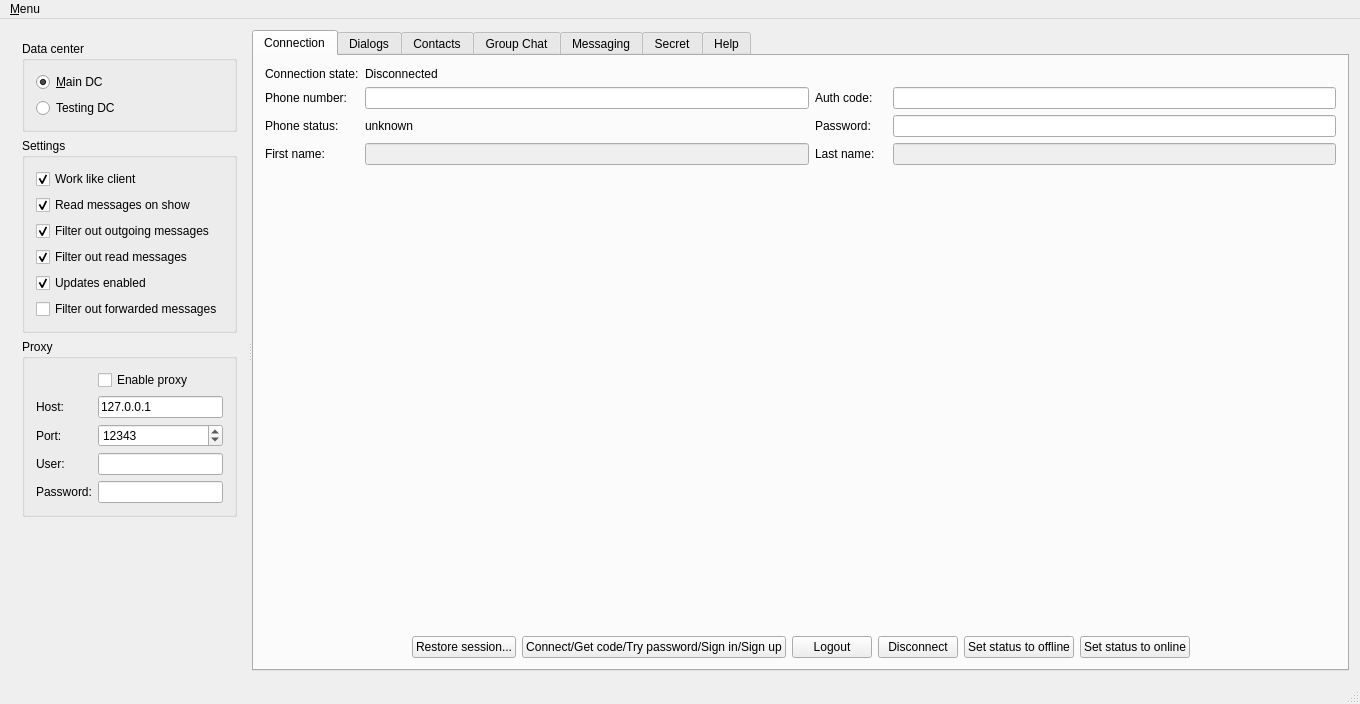
<?xml version="1.0" encoding="UTF-8"?>
<ui version="4.0">
 <class>MainWindow</class>
 <widget class="QMainWindow" name="MainWindow">
  <property name="geometry">
   <rect>
    <x>0</x>
    <y>0</y>
    <width>1360</width>
    <height>704</height>
   </rect>
  </property>
  <property name="windowTitle">
   <string>TelegramQt Test Application</string>
  </property>
  <widget class="QWidget" name="centralWidget">
   <layout class="QVBoxLayout" name="verticalLayout">
    <item>
     <widget class="QSplitter" name="mainSplitter">
      <property name="orientation">
       <enum>Qt::Horizontal</enum>
      </property>
      <widget class="QWidget" name="layoutWidget1">
       <layout class="QVBoxLayout" name="leftPanel">
        <item>
         <widget class="QGroupBox" name="groupBox">
          <property name="title">
           <string>Data center</string>
          </property>
          <layout class="QGridLayout" name="gridLayout">
           <item row="1" column="0">
            <widget class="QRadioButton" name="mainDcRadio">
             <property name="text">
              <string>&amp;Main DC</string>
             </property>
             <property name="checked">
              <bool>true</bool>
             </property>
            </widget>
           </item>
           <item row="2" column="0">
            <widget class="QRadioButton" name="testingDcRadio">
             <property name="text">
              <string>Testing DC</string>
             </property>
             <property name="checked">
              <bool>false</bool>
             </property>
            </widget>
           </item>
          </layout>
         </widget>
        </item>
        <item>
         <widget class="QGroupBox" name="groupBox_2">
          <property name="title">
           <string>Settings</string>
          </property>
          <layout class="QGridLayout" name="gridLayout_8">
           <item row="2" column="0">
            <widget class="QCheckBox" name="settingsReceivingFilterOutMessages">
             <property name="text">
              <string>Filter out outgoing messages</string>
             </property>
             <property name="checked">
              <bool>true</bool>
             </property>
            </widget>
           </item>
           <item row="0" column="0">
            <widget class="QCheckBox" name="workLikeClient">
             <property name="toolTip">
              <string>Set checked to enable client behavior. E.g. set online status on connection and set offline status on app quit.</string>
             </property>
             <property name="text">
              <string>Work like client</string>
             </property>
             <property name="checked">
              <bool>true</bool>
             </property>
            </widget>
           </item>
           <item row="3" column="0">
            <widget class="QCheckBox" name="settingsReceivingFilterReadMessages">
             <property name="text">
              <string>Filter out read messages</string>
             </property>
             <property name="checked">
              <bool>true</bool>
             </property>
            </widget>
           </item>
           <item row="5" column="0">
            <widget class="QCheckBox" name="settingsReceivingFilterForwardedMessages">
             <property name="text">
              <string>Filter out forwarded messages</string>
             </property>
            </widget>
           </item>
           <item row="1" column="0">
            <widget class="QCheckBox" name="settingsReadMessages">
             <property name="text">
              <string>Read messages on show</string>
             </property>
             <property name="checked">
              <bool>true</bool>
             </property>
            </widget>
           </item>
           <item row="4" column="0">
            <widget class="QCheckBox" name="settingsUpdatesEnabled">
             <property name="text">
              <string>Updates enabled</string>
             </property>
             <property name="checked">
              <bool>true</bool>
             </property>
            </widget>
           </item>
          </layout>
         </widget>
        </item>
        <item>
         <widget class="QGroupBox" name="groupBox_3">
          <property name="title">
           <string>Proxy</string>
          </property>
          <layout class="QFormLayout" name="formLayout">
           <item row="1" column="0">
            <widget class="QLabel" name="label_7">
             <property name="text">
              <string>Host:</string>
             </property>
            </widget>
           </item>
           <item row="1" column="1">
            <widget class="QLineEdit" name="settingsProxyHost">
             <property name="text">
              <string>127.0.0.1</string>
             </property>
            </widget>
           </item>
           <item row="2" column="0">
            <widget class="QLabel" name="label_8">
             <property name="text">
              <string>Port:</string>
             </property>
            </widget>
           </item>
           <item row="2" column="1">
            <widget class="QSpinBox" name="settingsProxyPort">
             <property name="maximum">
              <number>65535</number>
             </property>
             <property name="value">
              <number>12343</number>
             </property>
            </widget>
           </item>
           <item row="0" column="1">
            <widget class="QCheckBox" name="settingsProxyEnable">
             <property name="text">
              <string>Enable proxy</string>
             </property>
            </widget>
           </item>
           <item row="3" column="0">
            <widget class="QLabel" name="label_9">
             <property name="text">
              <string>User:</string>
             </property>
            </widget>
           </item>
           <item row="3" column="1">
            <widget class="QLineEdit" name="settingsProxyUser"/>
           </item>
           <item row="4" column="0">
            <widget class="QLabel" name="label_18">
             <property name="text">
              <string>Password:</string>
             </property>
            </widget>
           </item>
           <item row="4" column="1">
            <widget class="QLineEdit" name="settingsProxyPassword">
             <property name="echoMode">
              <enum>QLineEdit::Password</enum>
             </property>
            </widget>
           </item>
          </layout>
         </widget>
        </item>
        <item>
         <spacer name="verticalSpacer_2">
          <property name="orientation">
           <enum>Qt::Vertical</enum>
          </property>
          <property name="sizeHint" stdset="0">
           <size>
            <width>20</width>
            <height>20</height>
           </size>
          </property>
         </spacer>
        </item>
       </layout>
      </widget>
      <widget class="QTabWidget" name="tabWidget">
       <property name="currentIndex">
        <number>0</number>
       </property>
       <widget class="QWidget" name="tabMain">
        <attribute name="title">
         <string>Connection</string>
        </attribute>
        <layout class="QGridLayout" name="gridLayout_6" rowstretch="0,0,0,0,0,0">
         <item row="3" column="5">
          <widget class="QLineEdit" name="lastName">
           <property name="enabled">
            <bool>false</bool>
           </property>
          </widget>
         </item>
         <item row="0" column="0">
          <widget class="QLabel" name="label">
           <property name="text">
            <string>Connection state:</string>
           </property>
          </widget>
         </item>
         <item row="1" column="1">
          <widget class="QLineEdit" name="phoneNumber"/>
         </item>
         <item row="1" column="5">
          <widget class="QLineEdit" name="confirmationCode">
           <property name="echoMode">
            <enum>QLineEdit::Password</enum>
           </property>
          </widget>
         </item>
         <item row="1" column="0">
          <widget class="QLabel" name="label_2">
           <property name="text">
            <string>Phone number:</string>
           </property>
          </widget>
         </item>
         <item row="3" column="1">
          <widget class="QLineEdit" name="firstName">
           <property name="enabled">
            <bool>false</bool>
           </property>
          </widget>
         </item>
         <item row="2" column="0">
          <widget class="QLabel" name="label_4">
           <property name="text">
            <string>Phone status:</string>
           </property>
          </widget>
         </item>
         <item row="3" column="2">
          <widget class="QLabel" name="lastNameLabel">
           <property name="enabled">
            <bool>true</bool>
           </property>
           <property name="text">
            <string>Last name:</string>
           </property>
          </widget>
         </item>
         <item row="5" column="0" colspan="6">
          <layout class="QHBoxLayout" name="horizontalLayout">
           <item>
            <spacer name="horizontalSpacer_3">
             <property name="orientation">
              <enum>Qt::Horizontal</enum>
             </property>
             <property name="sizeHint" stdset="0">
              <size>
               <width>40</width>
               <height>20</height>
              </size>
             </property>
            </spacer>
           </item>
           <item>
            <widget class="QPushButton" name="restoreSession">
             <property name="text">
              <string>Restore session...</string>
             </property>
            </widget>
           </item>
           <item>
            <widget class="QPushButton" name="connectionStepButton">
             <property name="text">
              <string>Connect/Get code/Try password/Sign in/Sign up</string>
             </property>
            </widget>
           </item>
           <item>
            <widget class="QPushButton" name="logoutButton">
             <property name="toolTip">
              <string>Destroy the session</string>
             </property>
             <property name="text">
              <string>Logout</string>
             </property>
            </widget>
           </item>
           <item>
            <widget class="QPushButton" name="disconnectButton">
             <property name="text">
              <string>Disconnect</string>
             </property>
            </widget>
           </item>
           <item>
            <widget class="QPushButton" name="setStatusOffline">
             <property name="toolTip">
              <string>Set visible status to offline. Actual connection status will not be changed.</string>
             </property>
             <property name="text">
              <string>Set status to offline</string>
             </property>
            </widget>
           </item>
           <item>
            <widget class="QPushButton" name="setStatusOnline">
             <property name="toolTip">
              <string>Set visible status to online. Actual connection status will not be changed.</string>
             </property>
             <property name="text">
              <string>Set status to online</string>
             </property>
            </widget>
           </item>
           <item>
            <spacer name="horizontalSpacer_2">
             <property name="orientation">
              <enum>Qt::Horizontal</enum>
             </property>
             <property name="sizeHint" stdset="0">
              <size>
               <width>40</width>
               <height>20</height>
              </size>
             </property>
            </spacer>
           </item>
          </layout>
         </item>
         <item row="1" column="2">
          <widget class="QLabel" name="label_5">
           <property name="text">
            <string>Auth code:</string>
           </property>
          </widget>
         </item>
         <item row="0" column="1">
          <widget class="QLabel" name="connectionState">
           <property name="text">
            <string>Disconnected</string>
           </property>
          </widget>
         </item>
         <item row="4" column="1">
          <spacer name="verticalSpacer_3">
           <property name="orientation">
            <enum>Qt::Vertical</enum>
           </property>
           <property name="sizeHint" stdset="0">
            <size>
             <width>20</width>
             <height>20</height>
            </size>
           </property>
          </spacer>
         </item>
         <item row="3" column="0">
          <widget class="QLabel" name="firstNameLabel">
           <property name="enabled">
            <bool>true</bool>
           </property>
           <property name="text">
            <string>First name:</string>
           </property>
          </widget>
         </item>
         <item row="2" column="1">
          <widget class="QLabel" name="phoneStatus">
           <property name="text">
            <string>unknown</string>
           </property>
          </widget>
         </item>
         <item row="2" column="2">
          <widget class="QLabel" name="passwordLabel">
           <property name="text">
            <string>Password:</string>
           </property>
          </widget>
         </item>
         <item row="2" column="5">
          <widget class="QLineEdit" name="password">
           <property name="echoMode">
            <enum>QLineEdit::Password</enum>
           </property>
          </widget>
         </item>
        </layout>
       </widget>
       <widget class="QWidget" name="tabDialogs">
        <attribute name="title">
         <string>Dialogs</string>
        </attribute>
        <layout class="QGridLayout" name="gridLayout_13">
         <item row="0" column="0">
          <widget class="QTableView" name="dialogList">
           <attribute name="verticalHeaderDefaultSectionSize">
            <number>64</number>
           </attribute>
          </widget>
         </item>
        </layout>
       </widget>
       <widget class="QWidget" name="tabContacts">
        <attribute name="title">
         <string>Contacts</string>
        </attribute>
        <layout class="QGridLayout" name="gridLayout_9">
         <item row="0" column="0">
          <widget class="QSplitter" name="contactsSplitter">
           <property name="orientation">
            <enum>Qt::Vertical</enum>
           </property>
           <widget class="QTableView" name="contactListTable">
            <attribute name="verticalHeaderDefaultSectionSize">
             <number>64</number>
            </attribute>
           </widget>
           <widget class="QTableView" name="contactSearchResult">
            <property name="contextMenuPolicy">
             <enum>Qt::CustomContextMenu</enum>
            </property>
            <attribute name="verticalHeaderDefaultSectionSize">
             <number>64</number>
            </attribute>
           </widget>
          </widget>
         </item>
         <item row="1" column="0">
          <layout class="QHBoxLayout" name="horizontalLayout_2">
           <item>
            <widget class="QLabel" name="label_3">
             <property name="text">
              <string>Contact:</string>
             </property>
            </widget>
           </item>
           <item>
            <widget class="QLineEdit" name="currentContact"/>
           </item>
           <item>
            <widget class="QPushButton" name="findContact">
             <property name="text">
              <string>Find contact</string>
             </property>
            </widget>
           </item>
           <item>
            <widget class="QPushButton" name="addContact">
             <property name="text">
              <string>Add contact</string>
             </property>
            </widget>
           </item>
           <item>
            <widget class="QPushButton" name="deleteContact">
             <property name="text">
              <string>Delete contact</string>
             </property>
            </widget>
           </item>
           <item>
            <widget class="QPushButton" name="blockContact">
             <property name="text">
              <string>Block contact</string>
             </property>
            </widget>
           </item>
           <item>
            <widget class="QPushButton" name="unblockContact">
             <property name="text">
              <string>Unblock contact</string>
             </property>
            </widget>
           </item>
          </layout>
         </item>
        </layout>
       </widget>
       <widget class="QWidget" name="tabChats">
        <attribute name="title">
         <string>Group Chat</string>
        </attribute>
        <layout class="QGridLayout" name="gridLayout_7">
         <item row="0" column="1">
          <widget class="QLineEdit" name="groupChatName"/>
         </item>
         <item row="1" column="0" colspan="2">
          <widget class="QSplitter" name="groupChatSplitter">
           <property name="orientation">
            <enum>Qt::Horizontal</enum>
           </property>
           <widget class="QWidget" name="layoutWidget2">
            <layout class="QGridLayout" name="groupChatMessagingGrid">
             <item row="0" column="0">
              <widget class="QTableView" name="groupChatMessagingView">
               <property name="verticalScrollMode">
                <enum>QAbstractItemView::ScrollPerPixel</enum>
               </property>
               <property name="horizontalScrollMode">
                <enum>QAbstractItemView::ScrollPerPixel</enum>
               </property>
              </widget>
             </item>
             <item row="1" column="0">
              <layout class="QGridLayout" name="gridLayout_14">
               <item row="0" column="5">
                <widget class="QPushButton" name="groupChatGetHistoryRequest">
                 <property name="text">
                  <string>Request</string>
                 </property>
                </widget>
               </item>
               <item row="1" column="1" colspan="4">
                <widget class="QLineEdit" name="groupChatMessage"/>
               </item>
               <item row="1" column="0">
                <widget class="QLabel" name="label_13">
                 <property name="text">
                  <string>Message:</string>
                 </property>
                </widget>
               </item>
               <item row="0" column="1">
                <widget class="QLabel" name="label_28">
                 <property name="text">
                  <string>Messages:</string>
                 </property>
                </widget>
               </item>
               <item row="0" column="4">
                <widget class="QSpinBox" name="groupChatGetHistoryOffset">
                 <property name="maximum">
                  <number>10000</number>
                 </property>
                </widget>
               </item>
               <item row="0" column="0">
                <widget class="QLabel" name="label_25">
                 <property name="text">
                  <string>&lt;b&gt;Get history:&lt;/b&gt;</string>
                 </property>
                </widget>
               </item>
               <item row="0" column="2">
                <widget class="QSpinBox" name="groupChatGetHistoryLimit">
                 <property name="maximum">
                  <number>10000</number>
                 </property>
                 <property name="value">
                  <number>30</number>
                 </property>
                </widget>
               </item>
               <item row="0" column="3">
                <widget class="QLabel" name="label_26">
                 <property name="text">
                  <string>Offset:</string>
                 </property>
                </widget>
               </item>
               <item row="1" column="5">
                <widget class="QPushButton" name="groupChatSendButton">
                 <property name="text">
                  <string>Send</string>
                 </property>
                </widget>
               </item>
               <item row="1" column="6">
                <widget class="QPushButton" name="groupChatAttachButton">
                 <property name="text">
                  <string>Attach</string>
                 </property>
                </widget>
               </item>
              </layout>
             </item>
            </layout>
           </widget>
           <widget class="QWidget" name="layoutWidget3">
            <layout class="QGridLayout" name="groupChatContactsGrid">
             <item row="2" column="1">
              <widget class="QLineEdit" name="groupChatContactPhone"/>
             </item>
             <item row="1" column="0" colspan="5">
              <widget class="QTableView" name="groupChatContacts">
               <attribute name="verticalHeaderDefaultSectionSize">
                <number>64</number>
               </attribute>
              </widget>
             </item>
             <item row="2" column="2">
              <widget class="QPushButton" name="groupChatAddContact">
               <property name="text">
                <string>Add/Remove</string>
               </property>
              </widget>
             </item>
             <item row="2" column="0">
              <widget class="QLabel" name="label_12">
               <property name="text">
                <string>Contact phone:</string>
               </property>
              </widget>
             </item>
             <item row="0" column="0" colspan="5">
              <widget class="QLabel" name="label_10">
               <property name="text">
                <string>Contacts:</string>
               </property>
               <property name="alignment">
                <set>Qt::AlignCenter</set>
               </property>
              </widget>
             </item>
             <item row="2" column="3">
              <widget class="QSpinBox" name="groupChatAddContactForwardMessages"/>
             </item>
            </layout>
           </widget>
           <widget class="QWidget" name="layoutWidget4">
            <layout class="QGridLayout" name="gridLayout_5">
             <item row="2" column="0">
              <widget class="QPushButton" name="groupChatCreateChat">
               <property name="text">
                <string>Create chat</string>
               </property>
              </widget>
             </item>
             <item row="2" column="1">
              <widget class="QPushButton" name="groupChatLeaveChat">
               <property name="text">
                <string>Leave chat</string>
               </property>
              </widget>
             </item>
             <item row="1" column="0" colspan="2">
              <widget class="QTableView" name="groupChatChatsList">
               <attribute name="verticalHeaderDefaultSectionSize">
                <number>64</number>
               </attribute>
              </widget>
             </item>
             <item row="0" column="0" colspan="2">
              <widget class="QLabel" name="label_14">
               <property name="text">
                <string>Chats list:</string>
               </property>
               <property name="alignment">
                <set>Qt::AlignCenter</set>
               </property>
              </widget>
             </item>
            </layout>
           </widget>
          </widget>
         </item>
         <item row="0" column="0">
          <widget class="QLabel" name="label_11">
           <property name="text">
            <string>Chat name:</string>
           </property>
          </widget>
         </item>
        </layout>
       </widget>
       <widget class="QWidget" name="tabMessaging">
        <attribute name="title">
         <string>Messaging</string>
        </attribute>
        <layout class="QGridLayout" name="gridLayout_4" rowstretch="1,0">
         <item row="1" column="0">
          <widget class="QWidget" name="widget" native="true">
           <property name="sizePolicy">
            <sizepolicy hsizetype="Preferred" vsizetype="Minimum">
             <horstretch>0</horstretch>
             <verstretch>0</verstretch>
            </sizepolicy>
           </property>
           <property name="minimumSize">
            <size>
             <width>0</width>
             <height>0</height>
            </size>
           </property>
           <layout class="QGridLayout" name="gridLayout_11">
            <item row="0" column="0">
             <widget class="QSplitter" name="splitter">
              <property name="orientation">
               <enum>Qt::Vertical</enum>
              </property>
              <widget class="QWidget" name="layoutWidget">
               <layout class="QGridLayout" name="gridLayout_12">
                <item row="0" column="6">
                 <widget class="QSpinBox" name="messagingGetHistoryLimit">
                  <property name="maximum">
                   <number>10000</number>
                  </property>
                  <property name="value">
                   <number>30</number>
                  </property>
                 </widget>
                </item>
                <item row="0" column="3">
                 <widget class="QLabel" name="messagingContactAction">
                  <property name="minimumSize">
                   <size>
                    <width>40</width>
                    <height>0</height>
                   </size>
                  </property>
                  <property name="text">
                   <string>(no action)</string>
                  </property>
                 </widget>
                </item>
                <item row="0" column="9">
                 <widget class="QPushButton" name="messagingGetHistoryRequest">
                  <property name="text">
                   <string>Request</string>
                  </property>
                 </widget>
                </item>
                <item row="0" column="5">
                 <widget class="QLabel" name="label_16">
                  <property name="text">
                   <string>Messages:</string>
                  </property>
                 </widget>
                </item>
                <item row="0" column="7">
                 <widget class="QLabel" name="label_17">
                  <property name="text">
                   <string>Offset:</string>
                  </property>
                 </widget>
                </item>
                <item row="0" column="8">
                 <widget class="QSpinBox" name="messagingGetHistoryOffset">
                  <property name="maximum">
                   <number>10000</number>
                  </property>
                 </widget>
                </item>
                <item row="1" column="9">
                 <widget class="QPushButton" name="messagingSendButton">
                  <property name="text">
                   <string>Send</string>
                  </property>
                 </widget>
                </item>
                <item row="1" column="0" colspan="9">
                 <widget class="QLineEdit" name="messagingMessage"/>
                </item>
                <item row="0" column="4">
                 <widget class="QLabel" name="label_15">
                  <property name="text">
                   <string>&lt;b&gt;Get history:&lt;/b&gt;</string>
                  </property>
                 </widget>
                </item>
                <item row="1" column="10">
                 <widget class="QPushButton" name="messagingAttachButton">
                  <property name="text">
                   <string>Attach</string>
                  </property>
                 </widget>
                </item>
                <item row="0" column="0">
                 <widget class="QLabel" name="messagingContactName">
                  <property name="text">
                   <string>Unknown name</string>
                  </property>
                 </widget>
                </item>
                <item row="0" column="1">
                 <widget class="QLabel" name="messagingContactStatus">
                  <property name="text">
                   <string>(unknown status)</string>
                  </property>
                 </widget>
                </item>
                <item row="0" column="2">
                 <widget class="QLineEdit" name="messagingContactIdentifier">
                  <property name="text">
                   <string>unknown identifier</string>
                  </property>
                 </widget>
                </item>
               </layout>
              </widget>
             </widget>
            </item>
           </layout>
          </widget>
         </item>
         <item row="0" column="0">
          <widget class="QTableView" name="messagingView">
           <property name="contextMenuPolicy">
            <enum>Qt::CustomContextMenu</enum>
           </property>
           <property name="verticalScrollMode">
            <enum>QAbstractItemView::ScrollPerPixel</enum>
           </property>
           <property name="horizontalScrollMode">
            <enum>QAbstractItemView::ScrollPerPixel</enum>
           </property>
          </widget>
         </item>
        </layout>
       </widget>
       <widget class="QWidget" name="tabSecret">
        <attribute name="title">
         <string>Secret</string>
        </attribute>
        <layout class="QGridLayout" name="gridLayout_2">
         <item row="2" column="1">
          <layout class="QHBoxLayout" name="horizontalLayout_4">
           <item>
            <widget class="QPushButton" name="getSecretInfo">
             <property name="text">
              <string>Get info</string>
             </property>
            </widget>
           </item>
           <item>
            <widget class="QPushButton" name="secondConnectButton">
             <property name="text">
              <string>Connect</string>
             </property>
            </widget>
           </item>
           <item>
            <widget class="QPushButton" name="secretOpenFile">
             <property name="text">
              <string>Open file...</string>
             </property>
            </widget>
           </item>
           <item>
            <widget class="QPushButton" name="secretSaveAs">
             <property name="text">
              <string>Save as...</string>
             </property>
            </widget>
           </item>
          </layout>
         </item>
         <item row="0" column="0">
          <widget class="QLabel" name="label_6">
           <property name="text">
            <string>Secret:</string>
           </property>
          </widget>
         </item>
         <item row="0" column="1">
          <widget class="QPlainTextEdit" name="secretInfo">
           <property name="plainText">
            <string/>
           </property>
          </widget>
         </item>
        </layout>
       </widget>
       <widget class="QWidget" name="tabHelp">
        <attribute name="title">
         <string>Help</string>
        </attribute>
        <layout class="QGridLayout" name="gridLayout_10">
         <item row="0" column="0">
          <widget class="QPlainTextEdit" name="helpView">
           <property name="readOnly">
            <bool>true</bool>
           </property>
          </widget>
         </item>
        </layout>
       </widget>
      </widget>
     </widget>
    </item>
   </layout>
  </widget>
  <widget class="QMenuBar" name="menuBar">
   <property name="geometry">
    <rect>
     <x>0</x>
     <y>0</y>
     <width>1360</width>
     <height>20</height>
    </rect>
   </property>
   <widget class="QMenu" name="menu_File">
    <property name="title">
     <string>&amp;Menu</string>
    </property>
    <addaction name="actionShowSettings"/>
    <addaction name="actionQuit"/>
   </widget>
   <addaction name="menu_File"/>
  </widget>
  <widget class="QStatusBar" name="statusBar"/>
  <action name="actionQuit">
   <property name="text">
    <string>E&amp;xit</string>
   </property>
   <property name="shortcut">
    <string>Ctrl+Q</string>
   </property>
  </action>
  <action name="actionShowSettings">
   <property name="checkable">
    <bool>true</bool>
   </property>
   <property name="text">
    <string>Show settings</string>
   </property>
   <property name="shortcut">
    <string>Alt+0</string>
   </property>
  </action>
 </widget>
 <layoutdefault spacing="6" margin="11"/>
 <resources/>
 <connections>
  <connection>
   <sender>messagingMessage</sender>
   <signal>returnPressed()</signal>
   <receiver>messagingSendButton</receiver>
   <slot>click()</slot>
   <hints>
    <hint type="sourcelabel">
     <x>635</x>
     <y>566</y>
    </hint>
    <hint type="destinationlabel">
     <x>722</x>
     <y>571</y>
    </hint>
   </hints>
  </connection>
  <connection>
   <sender>actionQuit</sender>
   <signal>triggered()</signal>
   <receiver>MainWindow</receiver>
   <slot>close()</slot>
   <hints>
    <hint type="sourcelabel">
     <x>-1</x>
     <y>-1</y>
    </hint>
    <hint type="destinationlabel">
     <x>446</x>
     <y>614</y>
    </hint>
   </hints>
  </connection>
 </connections>
</ui>
